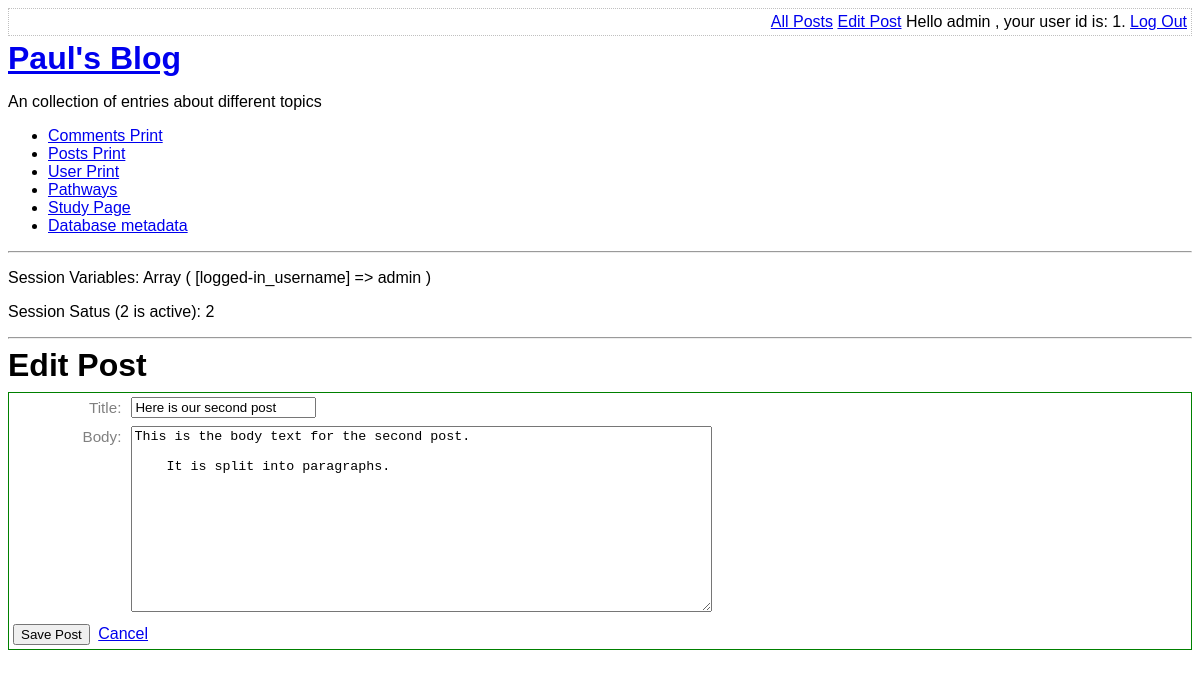
/edit-post.php?post_id=2 (signed in), run on the app's committed database.
### tables this page shows
CREATE TABLE user(
    id integer primary key autoincrement not null,
    username text not null,
    password text not null,
    created_at date not null,
    is_enabled boolean not null default true
);

CREATE TABLE post(
    id integer primary key autoincrement not null,
    title text not null,
    body text not null,
    user_id integer not null,
    created_at date not null,
    updated_at date,
    foreign key (user_id) references user(id)
);

### lib/common.php (called while the page is built, shortened)
<?php
function getRootPath()
{
    return realpath(__DIR__ . '/..');
}
function getDatabasePath()
{
    return getRootPath() . '/data/data.sqlite';
}
function getDsn()
{
    return 'sqlite:' . getDatabasePath();
}
function getPDO()
{
    $pdo = new PDO(getDsn());
    $result = $pdo -> query('pragma foreign_keys = ON');
    return $pdo;
}
function htmlEscape($html){
    return htmlspecialchars($html, ENT_HTML5, 'UTF-8');
}
function isLoggedIn(){
    return isset($_SESSION['logged-in_username']);
}
function getAuthUser(){
    return isLoggedIn() ? $_SESSION['logged-in_username'] : null;
}
function getAuthUserId(PDO $pdo){
    $sql = "
    select id
    from user
    where username = :username
    ";
    $stmt = $pdo -> prepare($sql);
    $stmt -> execute(
        array( 'username' => getAuthUser(), )
    );
    return $stmt->fetchColumn();
}

### lib/view-post-common.php (called while the page is built, shortened)
<?php
function getPostRow(PDO $pdo, $postId){
    $stmt = $pdo -> prepare(
        'select title, created_at , body
        from post
        where id=:id'
    );
    $result = $stmt -> execute(
        array('id' => $postId, )
    );
    $row = $stmt -> fetch(PDO::FETCH_ASSOC);
    return $row;
}

### edit-post.php (the view, shortened to what this page needs)
<?php
require_once 'lib/common.php';
require_once 'lib/view-post-common.php';
$title = '';
$body = '';
$pdo = getPDO();
if(isset($_GET['post_id'])){
    $post = getPostRow($pdo, $_GET['post_id']);
    if($post){
        $title = $post['title'];
        $body = $post['body'];
    }
}
require 'templates/boilerplate.php'
?>
<body>
<?php require 'templates/title.php' ?>
<?php if(isset($_GET['post_id'])): ?>
    <h1>Edit Post</h1>
<?php else: ?>
    <h1>New Post</h1>
<?php endif ?>
<form method="post" class="post-form user-form" style="border: 1px solid green;">
    <div>
        <label for="post-title"> Title: </label>
        <input id="post-title" name="post-title" type="text" value="<?php echo htmlEscape($title) ?>" />
    </div>
    <div>
        <label for="post-body">Body: </label>
        <textarea id="post-body" name="post-body" rows="12" cols="70"><?php echo htmlEscape($body) ?></textarea>
    </div>
    <div>
        <input type="submit" value="Save Post" />
        <a href="index.php"> Cancel </a>
    </div>
</form>
</body>
</html>

### templates/title.php
<div class="top-menu">
    <div class="menu-options">
        <?php if(isLoggedIn()): ?>
            <a href='list-posts.php'>All Posts</a>
            <a href='edit-post.php'>Edit Post</a>
            Hello <?php echo htmlEscape(getAuthUser()) ?> , your user id is:  <?php echo htmlEscape( getAuthUserId( getPDO()) ) ?>.
            <a href="log-out.php">Log Out</a>
            <?php else: ?>
            <a href="log-in.php">Log in</a>
        <?php endif ?>
    </div>
</div>
<a href='index.php'><h1>Paul's Blog </h1></a>
    <p>An collection of entries about different topics</p>
    <ul>
        <li><a href="print_table.php?tablename=comment">Comments Print</a>
        <li><a href="print_table.php?tablename=post">Posts Print</a>
        <li><a href="print_table.php?tablename=user">User Print</a>
        <li><a href="pathways.php">Pathways</a>
        <li><a href="study_page.php">Study Page</a>
        <li><a href="db-meta.php">Database metadata</a>
    </ul>
    <hr>
    <?php
if(session_status() === 2){
$sessionVars = print_r($_SESSION, true);
echo '<p> Session Variables: ' . $sessionVars . '</p>';
echo '<p> Session Satus (2 is active): ' . session_status() . '</p>';
}
 ?>
    <hr/>

### assets/main.css (style rules this page uses)
.top-menu { border: 1px dotted silver; overflow: hidden; padding: 4px; margin-bottom: 4px; }
.menu-options { float: right; }
h1 , h2, h3 { margin-top: 0; margin-bottom: 8px; }
body { font-size: 100%; font-family:sans-serif; }
.user-form input, .user-form textarea { margin: 4px; }
.user-form label { font-size: 0.95em; margin: 6px; width: 7em; color: gray; float: left; text-align: right; clear: left; }

### data on the page
user: id "1"
post: post-title "Here is our second post", post-body "This is the body text for the second post. It is split into paragraphs."

### other printed values
htmlEscape(getAuthUser()) "admin"
$sessionVars "Array ( [logged-in_username] => admin )"
session_status() "2"
